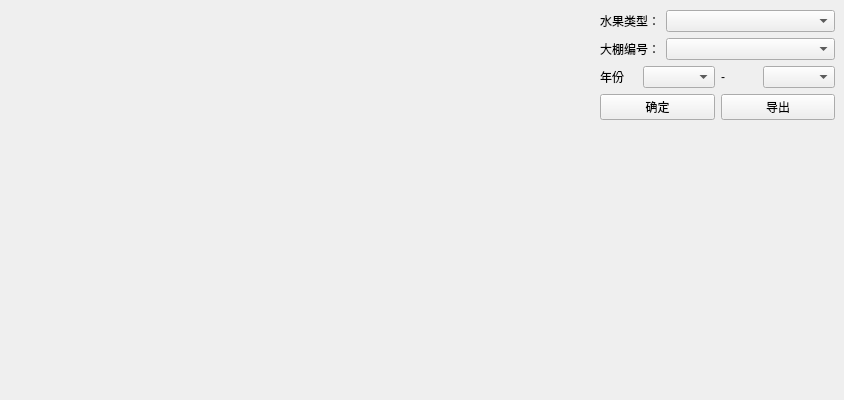
      <widget class="QWidget" name="tab_2">
       <attribute name="icon">
        <iconset>
         <normaloff>:/images/chart.png</normaloff>:/images/chart.png</iconset>
       </attribute>
       <attribute name="title">
        <string>统计</string>
       </attribute>
       <widget class="QWidget" name="layoutWidget">
        <property name="geometry">
         <rect>
          <x>600</x>
          <y>10</y>
          <width>235</width>
          <height>175</height>
         </rect>
        </property>
        <layout class="QVBoxLayout" name="verticalLayout_10">
         <item>
          <layout class="QHBoxLayout" name="horizontalLayout_18" stretch="1,4">
           <item>
            <widget class="QLabel" name="label_statistics_4">
             <property name="text">
              <string>水果类型：</string>
             </property>
            </widget>
           </item>
           <item>
            <widget class="QComboBox" name="comboBoxSmart1"/>
           </item>
          </layout>
         </item>
         <item>
          <layout class="QHBoxLayout" name="horizontalLayout_21" stretch="1,4">
           <item>
            <widget class="QLabel" name="label_statistics_5">
             <property name="text">
              <string>大棚编号：</string>
             </property>
            </widget>
           </item>
           <item>
            <widget class="QComboBox" name="comboBox_num"/>
           </item>
          </layout>
         </item>
         <item>
          <layout class="QHBoxLayout" name="horizontalLayout_19">
           <item>
            <widget class="QLabel" name="label__statistics_year_4">
             <property name="text">
              <string>年份</string>
             </property>
            </widget>
           </item>
           <item>
            <widget class="QComboBox" name="comboBoxyear_min"/>
           </item>
           <item>
            <widget class="QLabel" name="label_statistics_nothing_4">
             <property name="text">
              <string>-</string>
             </property>
            </widget>
           </item>
           <item>
            <widget class="QComboBox" name="comboBoxyear_max"/>
           </item>
          </layout>
         </item>
         <item>
          <layout class="QHBoxLayout" name="horizontalLayout_20">
           <item>
            <widget class="QPushButton" name="pushButton_Yes">
             <property name="text">
              <string>确定</string>
             </property>
            </widget>
           </item>
           <item>
            <widget class="QPushButton" name="pushButton_No">
             <property name="text">
              <string>导出</string>
             </property>
            </widget>
           </item>
          </layout>
         </item>
         <item>
          <spacer name="verticalSpacer_8">
           <property name="orientation">
            <enum>Qt::Vertical</enum>
           </property>
           <property name="sizeHint" stdset="0">
            <size>
             <width>20</width>
             <height>30</height>
            </size>
           </property>
          </spacer>
         </item>
        </layout>
       </widget>
       <widget class="QLabel" name="label_3">
        <property name="geometry">
         <rect>
          <x>0</x>
          <y>0</y>
          <width>591</width>
          <height>391</height>
         </rect>
        </property>
        <property name="sizePolicy">
         <sizepolicy hsizetype="Preferred" vsizetype="Preferred">
          <horstretch>0</horstretch>
          <verstretch>0</verstretch>
         </sizepolicy>
        </property>
        <property name="maximumSize">
         <size>
          <width>620</width>
          <height>400</height>
         </size>
        </property>
        <property name="text">
         <string/>
        </property>
       </widget>
      </widget>
